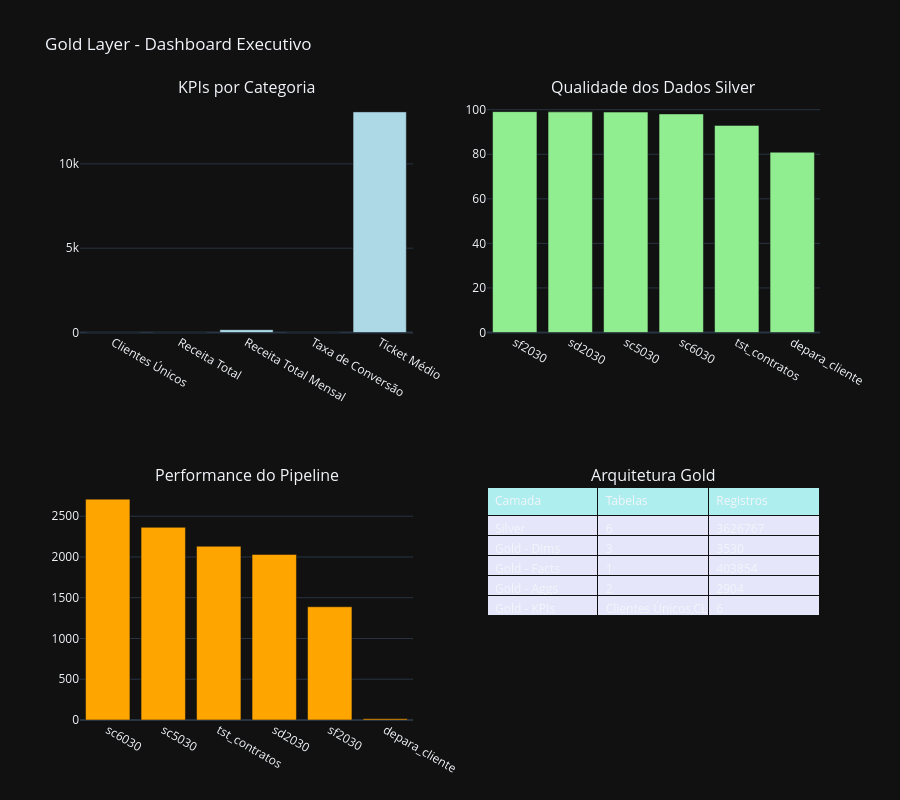

The notebook cell this image was saved under:
### Markdown cell above
---
## 11. Dashboard Executivo

### Code cell
print("Criando Dashboard Executivo...")

kpis = client.query_df(f"""
 SELECT 
 kpi_nome,
 kpi_categoria,
 valor_atual,
 meta,
 atingimento_pct,
 unidade
 FROM {CH_DATABASE_GOLD}.kpi_snapshot
 WHERE data_referencia = (SELECT MAX(data_referencia) FROM {CH_DATABASE_GOLD}.kpi_snapshot)
 ORDER BY kpi_categoria, kpi_nome
""")

fig = make_subplots(
    rows=2, cols=2,
    subplot_titles=('KPIs por Categoria', 'Qualidade dos Dados Silver',
                    'Performance do Pipeline', 'Arquitetura Gold'),
    specs=[[{'type': 'bar'}, {'type': 'bar'}],
           [{'type': 'bar'}, {'type': 'table'}]]
)

if len(kpis) > 0:
    fig.add_trace(
        go.Bar(x=kpis['kpi_nome'], y=kpis['atingimento_pct'],
               name='Atingimento %', marker_color='lightblue'),
        row=1, col=1
    )

try:
    quality = client.query_df(f"""
        SELECT * FROM {CH_DATABASE_GOLD}.view_quality_summary
        ORDER BY quality_score_medio DESC
    """)
    if len(quality) > 0:
        fig.add_trace(
            go.Bar(x=quality['table_name'], y=quality['quality_score_medio'],
                   name='Quality Score', marker_color='lightgreen'),
            row=1, col=2
        )
except Exception:
    pass

try:
    perf = client.query_df(f"""
        SELECT * FROM {CH_DATABASE_GOLD}.view_performance_summary
        ORDER BY throughput_medio DESC
    """)
    if len(perf) > 0:
        fig.add_trace(
            go.Bar(x=perf['table_name'], y=perf['throughput_medio'],
                   name='Throughput', marker_color='orange'),
            row=2, col=1
        )
except Exception:
    pass

fig.add_trace(
    go.Table(
        header=dict(values=['Camada', 'Tabelas', 'Registros'],
                    fill_color='paleturquoise', align='left'),
        cells=dict(
            values=[
                ['Silver', 'Gold - Dims', 'Gold - Facts',
                    'Gold - Aggs', 'Gold - KPIs'],
                [len(silver_tables), dims, facts, aggs, kpis],
                [silver_tables['total_rows'].sum(),
                 gold_tables[gold_tables['table_name'].str.startswith(
                     'dim_')]['total_rows'].sum(),
                 gold_tables[gold_tables['table_name'].str.startswith(
                     'fact_')]['total_rows'].sum(),
                 gold_tables[gold_tables['table_name'].str.startswith(
                     'agg_')]['total_rows'].sum(),
                 gold_tables[gold_tables['table_name'].str.startswith('kpi_')]['total_rows'].sum()]
            ],
            fill_color='lavender',
            align='left'
        )
    ),
    row=2, col=2
)

fig.update_layout(
    height=800,
    title_text="Gold Layer - Dashboard Executivo",
    showlegend=False
)

fig.show()
print("Dashboard criado!")

### Figure 1 — Plotly figure (JSON) as saved in the notebook; plotly's stock layout.template omitted (floating-point values rounded to 4 significant figures)
{"data": [{"marker": {"color": "lightblue"}, "name": "Atingimento %", "type": "bar", "x": ["Clientes Únicos", "Receita Total", "Receita Total Mensal", "Taxa de Conversão", "Ticket Médio", "Ticket Médio"], "xaxis": "x", "y": [1.7, 0, 170.3, 0, 13100.0, 0], "yaxis": "y"}, {"marker": {"color": "lightgreen"}, "name": "Quality Score", "type": "bar", "x": ["sf2030", "sd2030", "sc5030", "sc6030", "tst_contratos", "depara_cliente"], "xaxis": "x2", "y": [99.15, 99.04, 98.94, 98.12, 92.97, 80.93], "yaxis": "y2"}, {"marker": {"color": "orange"}, "name": "Throughput", "type": "bar", "x": ["sc6030", "sc5030", "tst_contratos", "sd2030", "sf2030", "depara_cliente"], "xaxis": "x3", "y": [2710.0, 2364.0, 2132.0, 2032.0, 1389.0, 15.16], "yaxis": "y3"}, {"cells": {"align": "left", "fill": {"color": "lavender"}, "values": [["Silver", "Gold - Dims", "Gold - Facts", "Gold - Aggs", "Gold - KPIs"], [6, 3, 1, 2, [["Clientes Únicos", "CLIENTE", 17, 1000, 1.7, "clientes"], ["Receita Total", "FINANCEIRO", 0, 1000000, 0, "R$"], ["Receita Total Mensal", "FINANCEIRO", 1703000.0, 1000000, 170.3, "R$"], ["Taxa de Conversão", "VENDAS", 0, 15, 0, "%"], ["Ticket Médio", "VENDAS", 65490.0, 500, 13100.0, "R$"], ["Ticket Médio", "VENDAS", 0, 500, 0, "R$"]]], [3626767, 3530, 403854, 2904, 6]]}, "domain": {"x": [0.55, 1], "y": [0, 0.375]}, "header": {"align": "left", "fill": {"color": "paleturquoise"}, "values": ["Camada", "Tabelas", "Registros"]}, "type": "table"}], "layout": {"annotations": [{"font": {"size": 16}, "showarrow": false, "text": "KPIs por Categoria", "x": 0.225, "xanchor": "center", "xref": "paper", "y": 1, "yanchor": "bottom", "yref": "paper"}, {"font": {"size": 16}, "showarrow": false, "text": "Qualidade dos Dados Silver", "x": 0.775, "xanchor": "center", "xref": "paper", "y": 1, "yanchor": "bottom", "yref": "paper"}, {"font": {"size": 16}, "showarrow": false, "text": "Performance do Pipeline", "x": 0.225, "xanchor": "center", "xref": "paper", "y": 0.375, "yanchor": "bottom", "yref": "paper"}, {"font": {"size": 16}, "showarrow": false, "text": "Arquitetura Gold", "x": 0.775, "xanchor": "center", "xref": "paper", "y": 0.375, "yanchor": "bottom", "yref": "paper"}], "height": 800, "showlegend": false, "title": {"text": "Gold Layer - Dashboard Executivo"}, "xaxis": {"anchor": "y", "domain": [0, 0.45]}, "xaxis2": {"anchor": "y2", "domain": [0.55, 1]}, "xaxis3": {"anchor": "y3", "domain": [0, 0.45]}, "yaxis": {"anchor": "x", "domain": [0.625, 1]}, "yaxis2": {"anchor": "x2", "domain": [0.625, 1]}, "yaxis3": {"anchor": "x3", "domain": [0, 0.375]}}}
